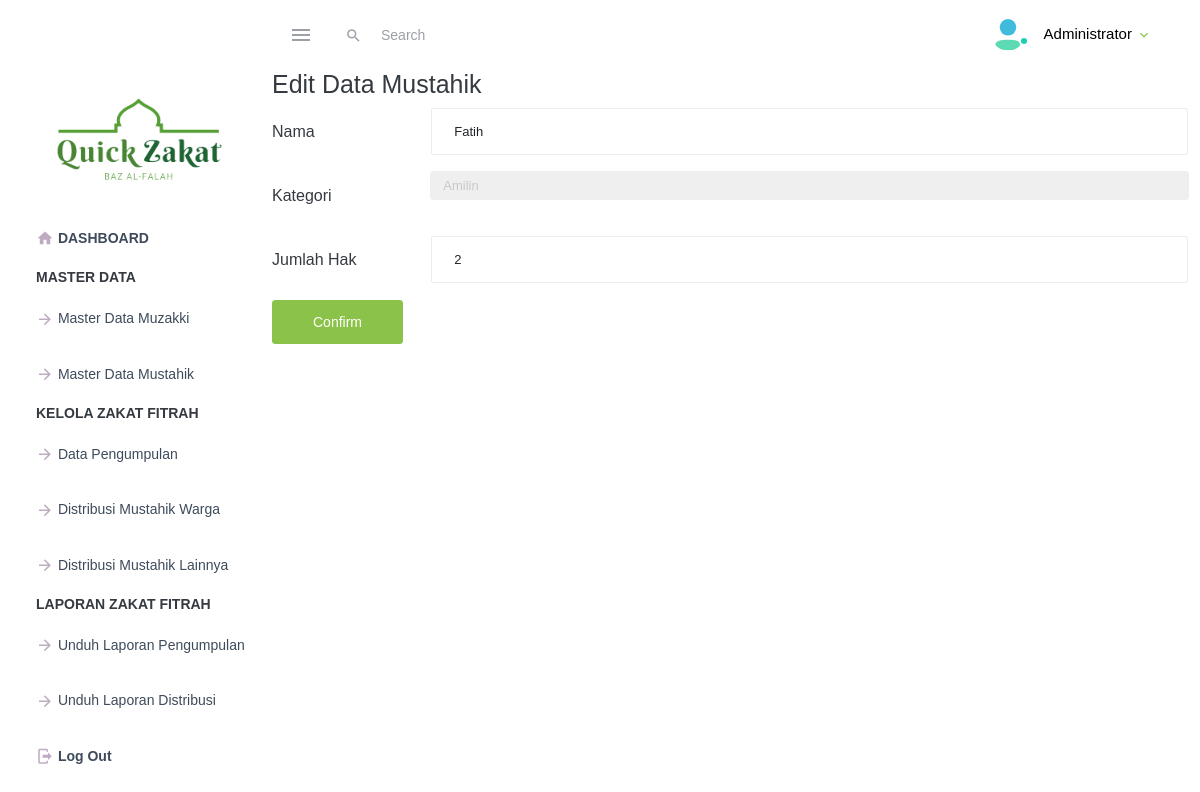
Page /edit_lainnya.php?id_mustahiklainnya=4 on the committed database.
### tables this page shows
CREATE TABLE `mustahik_lainnya` (
  `id_mustahiklainnya` int(11) NOT NULL,
  `nama` varchar(50) NOT NULL,
  `kategori` enum('Amilin','Fisabilillah','Mualaf','Ibnu Sabil') NOT NULL,
  `hak` varchar(50) NOT NULL
);

### edit_lainnya.php (the view, shortened to what this page needs)
<?php
$id = $_REQUEST['id_mustahiklainnya'];
include('koneksi.php');
include('header.php');
$mustahik_lainnya = mysqli_query($koneksi, "SELECT * FROM mustahik_lainnya where id_mustahiklainnya = $id");
$mustahik_lainnya = mysqli_fetch_array($mustahik_lainnya);
?>
<div class="container-fluid">
    <h1 class="h3 mb-2 text-gray-800">Edit Data Mustahik</h1>
    <form method="POST" action="elainnya.php">
        <div class="row mb-3">
            <label for="inputPassword3" class="col-sm-2 col-form-label">Nama</label>
            <div class="col-sm-10">
                <input type="text" class="form-control" value="<?= $mustahik_lainnya['nama']; ?>" id="inputText3" name="nama">
            </div>
        </div>
        <div class="row mb-3">
            <label for="inputSelect" class="col-sm-2 col-form-label">Kategori</label>
            <div class="col-sm-10">
                <select class="form-control" aria-label=".form-select-lg example" id="inputSelect" name="kategori">
                    <option value="Amilin" <?php if ($mustahik_lainnya['kategori'] == 'Amilin') echo 'selected'; ?>>Amilin</option>
                </select>
            </div>
        </div>
        <div class="row mb-3">
            <label for="inputPassword3" class="col-sm-2 col-form-label">Jumlah Hak</label>
            <div class="col-sm-10">
                <input type="text" class="form-control" value="<?= $mustahik_lainnya['hak']; ?>" id="inputText3" name="hak">
            </div>
        </div>
        <button type="submit" class="btn btn-primary">Confirm</button>
    </form>
</div>

### rows in the picture
mustahik_lainnya: nama "Fatih", kategori "Amilin", hak "2"
